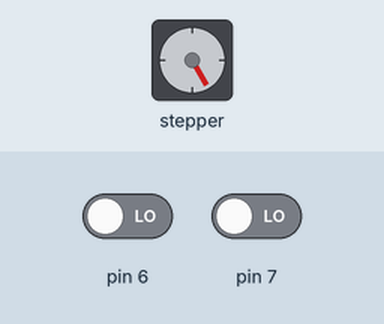
This sketch was run on a simulated Arduino Uno, built with avr-gcc and run on an emulated ATmega328P. On the bench: stepper motor. Wiring (inferred from the names in the program): stepper motor (2048 steps per turn assumed): coils pin 8, pin 10, pin 9, pin 11. The inputs (shaded band) are chosen by the test bench; at power-on: pin 7 LOW, pin 6 LOW.

Above: at 1.24 s.
1.3 s: pin 7 driven HIGH
2.8 s: pin 6 driven HIGH
At 2.96 s:
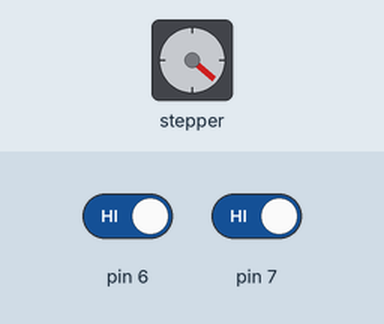
At 3.56 s:
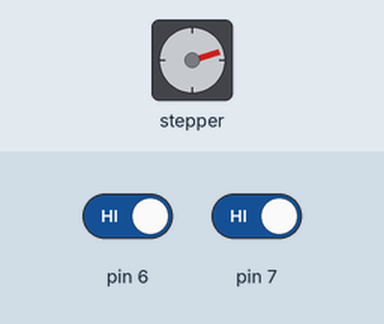
Timing chart, 0 to 14.8 s (numbered marks = the images above; inputs shaded):
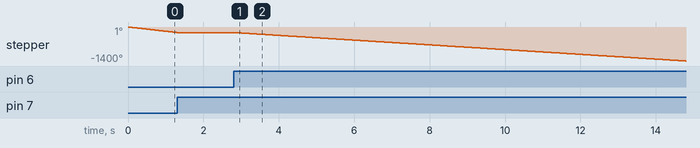

The sketch:

Fsm_stepper.ino
```cpp
/*if it works it was done by Ahmed El Fakharany to test the finite state machine concept with stepper motors for the 3d printer graduation project,
if it doesn't workm I don't know who the hell did it but I'm sure it is not Ahmed El Fakharany :D */

//mapping the pins with wire colors
#define BLACK 			9
#define BLUE 			11
#define RED 			10
#define GREEN 			8
//mapping wire colors with firing order
#define FIRST 			GREEN
#define SECOND   		RED
#define THIRD   		BLACK
#define FORTH  			BLUE
//mapping directions motion with state transition direction
#define NEXT 			1
#define PREVIOUS 		0
#define CLOCKWISE 		PREVIOUS
#define ANTICLOCKWISE 	NEXT
#define FORWARD 		CLOCKWISE
#define BACKWARD 		ANTICLOCKWISE


/*********** structs defintions ***********/

/*struct stepper_state_struct is a struct used to hold the info concerning the states, each state resemnles one step,
 it holds the output of the state and a pointer to the next state to use to step forward and
 a pointer to the previous step in case of backwards */

typedef struct stepper_state_struct
{
	unsigned char out;						//used to hold the output values to all pins, this value needs to be inturpeted later
  	struct stepper_state_struct	*nxt;		//used to hold a pointer to the next state which resmbles the next step on the stepper motor, used for forward motion
	struct stepper_state_struct	*prev;		//pointer used to hold the address to the previos state, used for backwards motion
} stepper_state_struct;
/* struct timer1_value is used in the lookup table used to determine the value of the prescale and the determination of the value of OCR1A register
 to be able to operate with the timer1 asagile as possible */
typedef struct timer1_value
{
	unsigned int prescale;				//to hold the value of the prescale
	float time_per_tick_us;				//to hold the value of time needed to make one tick in the timer in micro seconds
	unsigned long int max_period_us;	//to haold the max value the timer can hold in micro seconds
}timer1_value;


/*********** Functions prototypes ***********/

//user API

/*
	Function name : stepper_move
  	return : void
  	parameters : long int steps :- variable to hold the value of the number of steps needed to be move, if +ve the motion is in a direction, if -ve the motion is in reverse
  				 unsigned long int time_bet_steps_stepper :- time between each step, this is the value that determines the speed of motion
  	Method of operation : its a non blocking function, used to move the stepper motor when it has permission i.e.(stepper_permission == 1),
  						  it sets the values of the global variables direction and stepper_steps, and sends the parameters needed to the timer setup function
*/
void stepper_move (long int steps, unsigned long int time_bet_steps_stepper );

/*
	Function name : stepper_stop
  	return : void
  	parameters : none
  	Method of operation : it stops - or pauses- the motion of the stepper motor, it actually stops the timer interrupt since the timer ISR is the function that does the motion
*/
void stepper_stop ();

/*
	Function name : stepper_resume
  	return : void
  	parameters : none
  	Method of operation : it is used to resume the motion after stopping
*/
void stepper_resume ();

/*
	Function name : stepper_flow
  	return : void
  	parameters : unsigned char direction_flow :- to determine the direction of motion
  	Method of operation : it is used to move the stepper motor in a very big nummber of steps that it seems it moves for infinityyyyy, but it doesn't,
  						  best used for moving the stepper motor till a physical event happens to stop it
*/
void stepper_flow (unsigned char direction_flow);

//under the hood functions

/*Function name : stepper_output
  return : void
  parameters : struct stepper_state_struct *current_state :- pointer to struct, used for call by refrence for the variable containing the information of the current state
  Functionality : to  output the ouy member in the current_state struct to the pins, use after next_step or previos_step functions
 */
void stepper_output (struct stepper_state_struct *current_state);
/*
	Function name : next_step
  	return : void
  	parameters : struct stepper_state_struct *current_state :- pointer to struct, used for call by refrence for the variable containing the information of the current state
  	Functionality : To make resdy the stepper to take the next step in a direction
*/
void next_step (struct stepper_state_struct *current_state);
/*
	Function name : previos_step
  	return : void
  	parameters : struct stepper_state_struct *current_state :- pointer to struct, used for call by refrence for the variable containing the information of the current state
  	Functionality : to ready the stepper to take the previous step in a direction opposite to that of next_step function
*/
void previos_step (struct stepper_state_struct *current_state);

/*
	Function name : prescale_determination
  	return : struct timer1_value * :- pointer to the element of the timer1_value_lookup_table with the right prescale
  	parameters : struct timer1_value *timer1_value_lookup_table_ptr_for_prescale :- pointer to the timer1_value_lookup_table array
  				 unsigned long int time_bet_steps_for_prescale :- used to hold the time between each step in microseconds
  	Method of operation : it searches the timer1_value_lookup_table array for the suitable prescale and returns a pointer to the member with the suitable prescale
*/
struct timer1_value * prescale_determination (struct timer1_value *timer1_value_lookup_table_ptr_for_prescale , unsigned long int time_bet_steps_for_prescale);

/*
	Function name : ctc_value_determination
  	return : unsigned int:- used to return the value needed for the OCR1A register in ctc mode
  	parameters : struct timer1_value *timer1_value_lookup_table_ptr_for_prescale :- pointer to the suitable element in the timer1_value_lookup_table array
  				 unsigned long int time_bet_steps_for_ctc :- used to hold the time between each step in microseconds
  	Method of operation : it calculates the value neede to be in the OCR1A register for the isr to work in the right perioo of time
*/
unsigned int ctc_value_determination (struct timer1_value *timer1_value_lookup_table_ptr_for_ctc , unsigned long int time_bet_steps_for_ctc);

/*
	Function name : timer1_setup
  	return : void
  	parameters : struct timer1_value *timer1_value_lookup_table_ptr_for_prescale :- pointer to the suitable element in the timer1_value_lookup_table array
  				 unsigned long int time_bet_steps :- used to hold the time between each step in microseconds
  	Method of operation : it sets the registers for timer 1 to the right prescale value and ctc value and enables the timer one ctc interrupt
*/
void timer1_setup (struct timer1_value *timer1_value_lookup_table_ptr , unsigned long int time_bet_steps);


/*********** global variables and arrays ***********/

/*stepper_states is an array that holds the constant values of all the states of the stepper motor */
struct stepper_state_struct stepper_states[4] =
{
  //{out  , next state         , previos state      }
	{0x01 , &stepper_states[1] , &stepper_states[3] } ,
	{0x02 , &stepper_states[2] , &stepper_states[0] } ,
	{0x04 , &stepper_states[3] , &stepper_states[1] } ,
	{0x08 , &stepper_states[0] , &stepper_states[2] }
};

/* timer1_value_lookup_table is an array that holds the values of the prescales and the time per tick and the max time value for each prescale */
struct timer1_value timer1_value_lookup_table[5] =
{
 //{prescale , time_per_tick_us , max_period_us}
	{1 	  	, 0.0625  			, 4096   	   },
	{8 	  	, 0.5 				, 32767  	   },
	{64   	, 4 	 			, 262140 	   },
	{256  	, 16	 			, 1048560	   },
	{1024 	, 64 				, 4194240	   }
};

struct stepper_state_struct current_state = stepper_states[0];		//the variable that will hold the current state information, initialized with state zero info
unsigned long int 	stepper_steps;			//this variable holds the number of steps remained to be moved, needed by the isr
unsigned char 		direction;				//this variable holds the direction of movement, needed by the isr
unsigned char		stepper_permission = 1;		//used to prevent stepper_move function fromoverwriting itself, to execute stepper_move set it to 1, to stop the overwrting set it to 0


/*********** main and isr functions ***********/

void setup()
{
	//setting pin modes
	pinMode(FIRST, OUTPUT);
	pinMode(SECOND, OUTPUT);
	pinMode(THIRD, OUTPUT);
	pinMode(FORTH, OUTPUT);
	//setting all pins as low
	digitalWrite(FIRST, LOW);
	digitalWrite(SECOND, LOW);
	digitalWrite(THIRD, LOW);
	digitalWrite(FORTH, LOW);

	interrupts();             // enable all interrupts

}

/* the ISR function is the one that does the moving of the stepper motor, it outputs the step at the time required */
ISR(TIMER1_COMPA_vect)          // timer compare interrupt service routine
{
	if(stepper_steps > 0)	//if there are any remaining number of steps
	{
		if (direction == NEXT)
		{
			stepper_output (&current_state);	//ouput the current state
			next_step(&current_state);			//point to the next state so that it can be outputed the next call of the isr
		}
		else if (direction == PREVIOUS)
		{
			stepper_output (&current_state);	//ouput the current state
			previos_step(&current_state);		//point to the previos state so that it can be outputed the next call of the isr
		}
		stepper_steps--;	//decrease the number of steps reaimed by one as it was just taken
	}
	else
	{
		stepper_steps = 0;	//just for safety
		TIMSK1 = 0;	//disable timer compare interrupt
		TCCR1B &= (~(1 << WGM12));   // disable timer CTC mode
	}
}

void loop()
{
	stepper_flow (FORWARD);
	if (digitalRead(7) == HIGH)
	{
		stepper_stop();
	}
	if (digitalRead(6) == HIGH)
	{
		stepper_resume ();
	}

}


/************** Functions **************/

//stepper functions :
/*Function name : stepper_output
  return : void
  parameters : struct stepper_state_struct *current_state :- pointer to struct, used for call by refrence for the variable containing the information of the current state
  Method of operation : to interpert and output the out member of the stepper_state_struct variable holding currrent state information
 */
void stepper_output (struct stepper_state_struct *current_state)
{
	digitalWrite(FIRST  , (current_state->out & 0x01));		/*if bit one in the out member of the stepper_state_struct variable holding currrent state information is one
															then the pin mapped to FIRST will be high, if not it will be zero	*/
	digitalWrite(SECOND , (current_state->out & 0x02));		//same as the line above but with bit 2 and pin mapped to SECOND
	digitalWrite(THIRD  , (current_state->out & 0x04));		//same as the line above but with bit 3 and pin mapped to THIRD
	digitalWrite(FORTH  , (current_state->out & 0x08));		//same as the line above but with bit 4 and pin mapped to FORTH
}

/*
	Function name : next_step
  	return : void
  	parameters : struct stepper_state_struct *current_state :- pointer to struct, used for call by refrence for the variable containing the information of the current state
  	Method of operation : to change the current state variable to the variable pointed at with the pointer member nxt in the stepper_state_struct, i.e. to put the current
  						  state in next state and take the next step, used for going forwards
*/
void next_step (struct stepper_state_struct *current_state)
{
	*current_state = *current_state->nxt;
}

/*
	Function name : previos_step
  	return : void
  	parameters : struct stepper_state_struct *current_state :- pointer to struct, used for call by refrence for the variable containing the information of the current state
  	Method of operation : to change the current state variable to the variable pointed at with the pointer member prev in the stepper_state_struct, i.e. to put the current
  						  state in previos state and take the previos step, used for going backwards
*/
void previos_step (struct stepper_state_struct *current_state)
{
	*current_state = *current_state->prev;
}

/*
	Function name : stepper_move
  	return : void
  	parameters : long int steps :- variable to hold the value of the number of steps needed to be move, if +ve the motion is in a direction, if -ve the motion is in reverse
  				 unsigned long int time_bet_steps_stepper :- time between each step, this is the value that determines the speed of motion
  	Method of operation : its a non blocking function, used to move the stepper motor when it has permission i.e.(stepper_permission == 1),
  						  it sets the values of the global variables direction and stepper_steps, and sends the parameters needed to the timer setup function
*/
void stepper_move (long int steps, unsigned long int time_bet_steps_stepper )
{
	if (stepper_permission == 1)	//if you have permission, execute
	{
		stepper_permission = 0;		//permission is used for one time only, this line expires it, to execute again a new permission must be granted
		if (steps > 0)
		{
			direction = CLOCKWISE;
			stepper_steps = steps;
		}
		else if (steps < 0)
		{
			direction = ANTICLOCKWISE;
			stepper_steps = steps * (-1);
		}
		else if(steps == 0)
		{
			stepper_steps = 0;	//for safety and anti user stupidity
		}
		timer1_setup ( timer1_value_lookup_table , time_bet_steps_stepper);		//make the timer do its magic
	}
}

/*
	Function name : stepper_stop
  	return : void
  	parameters : none
  	Method of operation : it stops - or pauses- the motion of the stepper motor, it actually stops the timer interrupt since the timer ISR is the function that does the motion
*/
void stepper_stop ()
{
	TCCR1B &= (~(1 << WGM12));   // disable timer CTC mode
	TIMSK1 = 0 ;  // disable timer compare interrupt
}

/*
	Function name : stepper_resume
  	return : void
  	parameters : none
  	Method of operation : it is used to resume the motion after stopping
*/
void stepper_resume ()
{
	TCCR1B |= (1 << WGM12);   // CTC mode
	TIMSK1 |= (1 << OCIE1A);  // enable timer compare interrupt
}

/*
	Function name : stepper_flow
  	return : void
  	parameters : unsigned char direction_flow :- to determine the direction of motion
  	Method of operation : it is used to move the stepper motor in a very big nummber of steps that it seems it moves for infinityyyyy, but it doesn't,
  						  best used for moving the stepper motor till a physical event happens to stop it
*/
void stepper_flow (unsigned char direction_flow)
{
	if (direction_flow == CLOCKWISE )
	{
		stepper_move (2147483647, 1000 );	//move max number of steps in a direction
	}
	else if (direction_flow == ANTICLOCKWISE )
	{
		stepper_move (-2147483647, 1000 );	//move max number of steps oin the other direction
	}
}


//timer functions:

/*
	Function name : prescale_determination
  	return : struct timer1_value * :- pointer to the element of the timer1_value_lookup_table with the right prescale
  	parameters : struct timer1_value *timer1_value_lookup_table_ptr_for_prescale :- pointer to the timer1_value_lookup_table array
  				 unsigned long int time_bet_steps_for_prescale :- used to hold the time between each step in microseconds
  	Method of operation : it searches the timer1_value_lookup_table array for the suitable prescale and returns a pointer to the member with the suitable prescale
*/
struct timer1_value * prescale_determination (struct timer1_value *timer1_value_lookup_table_ptr_for_prescale , unsigned long int time_bet_steps_for_prescale)
{
	unsigned char counter;		//just a counter for the loop
	for (counter = 0; counter < 5 ; counter++)	//a loop to search the timer1_value_lookup_table array
	{
		if ( (timer1_value_lookup_table_ptr_for_prescale[counter].max_period_us) > time_bet_steps_for_prescale)	//if a prescale is found
		{
			break;
		}
	}

	return &timer1_value_lookup_table_ptr_for_prescale[counter] ;	//return the address of the suitable array member
}

/*
	Function name : ctc_value_determination
  	return : unsigned int:- used to return the value needed for the OCR1A register in ctc mode
  	parameters : struct timer1_value *timer1_value_lookup_table_ptr_for_prescale :- pointer to the suitable element in the timer1_value_lookup_table array
  				 unsigned long int time_bet_steps_for_ctc :- used to hold the time between each step in microseconds
  	Method of operation : it calculates the value neede to be in the OCR1A register for the isr to work in the right perioo of time
*/
unsigned int ctc_value_determination (struct timer1_value *timer1_value_lookup_table_ptr_for_ctc , unsigned long int time_bet_steps_for_ctc)
{
	return (time_bet_steps_for_ctc / (timer1_value_lookup_table_ptr_for_ctc-> time_per_tick_us));
}

/*
	Function name : timer1_setup
  	return : void
  	parameters : struct timer1_value *timer1_value_lookup_table_ptr_for_prescale :- pointer to the suitable element in the timer1_value_lookup_table array
  				 unsigned long int time_bet_steps :- used to hold the time between each step in microseconds
  	Method of operation : it sets the registers for timer 1 to the right prescale value and ctc value and enables the timer one ctc interrupt
*/
void timer1_setup (struct timer1_value *timer1_value_lookup_table_ptr , unsigned long int time_bet_steps)
{
	//temporary varu=iables to hold the values returned from the functions
	struct timer1_value *timer1_value_lookup_table_ptr_temp;
	unsigned int ctc_value;

	timer1_value_lookup_table_ptr_temp = prescale_determination (timer1_value_lookup_table_ptr , time_bet_steps);	//determine the prescale
	ctc_value = ctc_value_determination(timer1_value_lookup_table_ptr_temp , time_bet_steps);	//determine the ctc value
	//registers initialization
	TCCR1A = 0;
  	TCCR1B = 0;
  	TCNT1  = 0;
  	TIMSK1 = 0;

  	OCR1A =  ctc_value;		//set the ctct value in the OCR1A register
  	TCCR1B |= (1 << WGM12);   // CTC mode
  	//prescale setting
  	if ( (timer1_value_lookup_table_ptr_temp->prescale) == 1 )
  	{
  	 TCCR1B |= (1 << CS10);
	}
	else if ( (timer1_value_lookup_table_ptr_temp->prescale) == 8 )
  	{
  	 TCCR1B |= (1 << CS11);
	}
	else if ( (timer1_value_lookup_table_ptr_temp->prescale) == 64 )
  	{
  	 TCCR1B |= (1 << CS10);
  	 TCCR1B |= (1 << CS11);
	}
	else if ( (timer1_value_lookup_table_ptr_temp->prescale) == 256 )
  	{
  	 TCCR1B |= (1 << CS12);
	}
	else if ( (timer1_value_lookup_table_ptr_temp->prescale) == 1024 )
  	{
  	 TCCR1B |= (1 << CS10);
  	 TCCR1B |= (1 << CS12);
	}

	TIMSK1 |= (1 << OCIE1A);  // enable timer compare interrupt
}
```

Measured:
- after the input at 1.3 s, stepper: stops changing and stays -228°
- after the input at 2.8 s, stepper: keeps turning counter-clockwise at about 98°/s, starting at once
- by itself, stepper: keeps turning counter-clockwise at about 179°/s
